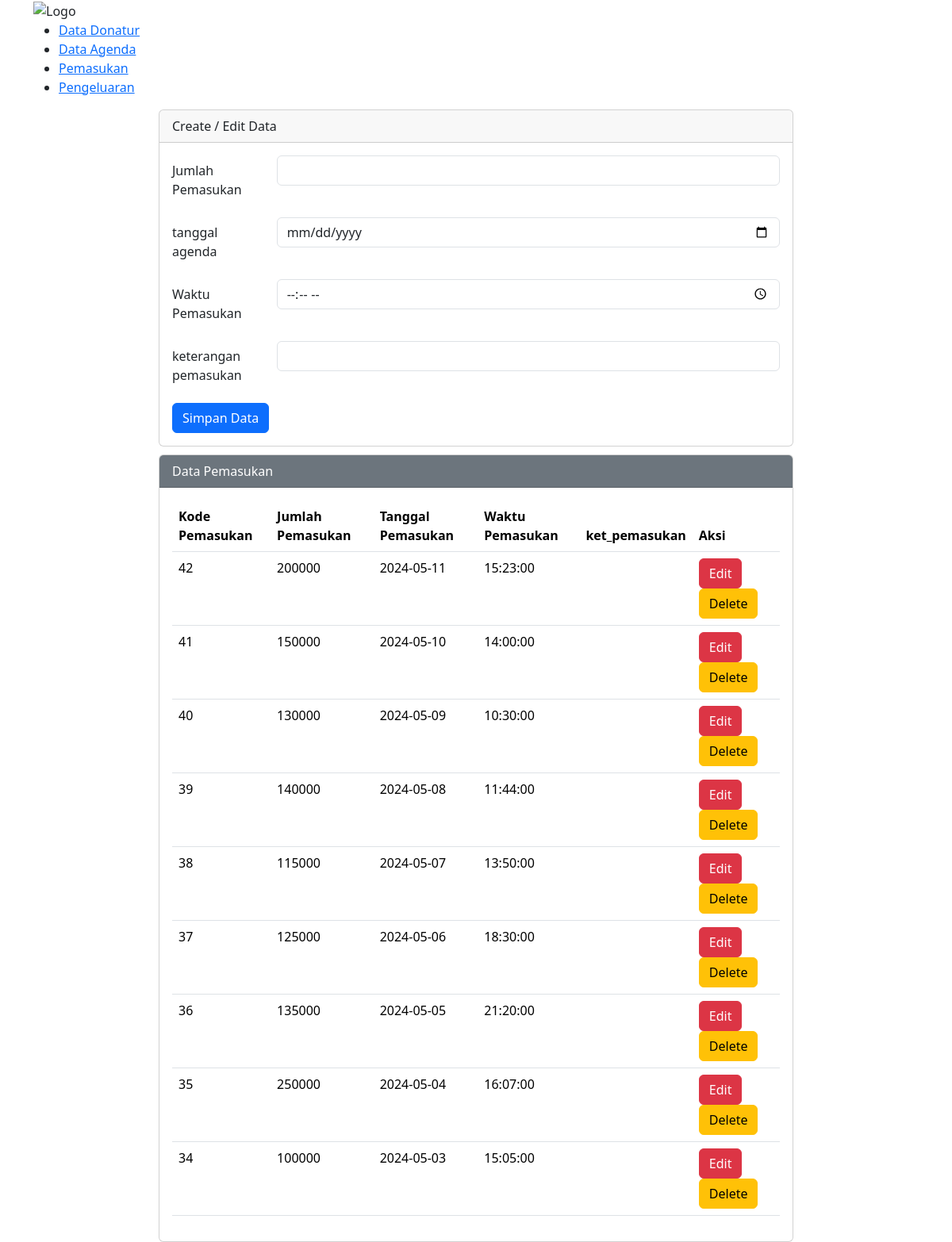
/pemasukan.php, run on the app's committed database.
### tables this page shows
CREATE TABLE `pemasukan` (
  `kode_pemasukan` int(4) NOT NULL,
  `jumlah_pemasukan` int(10) NOT NULL,
  `tanggal_pemasukan` date DEFAULT NULL,
  `waktu_pemasukan` time DEFAULT NULL,
  `ket_pemasukan` text DEFAULT NULL,
  `id_petugas` int(5) DEFAULT NULL
);

### pemasukan.php (the view, shortened to what this page needs)
<?php
include 'config.php';
$jumlah_pemasukan = "";
$waktu_pemasukan = "";
$tanggal_pemasukan = "";
$ket_pemasukan = "";
?>
<!DOCTYPE html>
<html lang="en">
<head>
    <link href="https://cdn.jsdelivr.net/npm/bootstrap@5.3.3/dist/css/bootstrap.min.css" rel="stylesheet"
>
</head>
<body>
    <nav>
        <div class="container">
            <img src="images/logo.png" alt="Logo" class="logo">
            <ul class="nav-links">
                <li><a href="DataDonatur.php">Data Donatur</a></li>
                <li><a href="DataAgenda.php">Data Agenda</a></li>
                <li><a href="Pemasukan.php">Pemasukan</a></li>
                <li><a href="pengeluaran.php">Pengeluaran</a></li>
            </ul>
        </div>
    </nav>
    <div class="mx-auto">
        <div class="card">
            <div class="card-header">
                Create / Edit Data
            </div>
            <div class="card-body">
                <form action="" method="POST">
                    <div class="mb-3 row">
                        <label for="jumlah_pemasukan" class="col-sm-2 col-form-label">Jumlah Pemasukan</label>
                        <div class="col-sm-10">
                            <input type="number" class="form-control" name="jumlah_pemasukan" id="jumlah_pemasukan"
                                value="<?php echo $jumlah_pemasukan ?>">
                        </div>
                    </div>
                    <div class="mb-3 row">
                        <label for="tanggal_pemasukan" class="col-sm-2 col-form-label">tanggal agenda</label>
                        <div class="col-sm-10">
                            <input type="date" class="form-control" name="tanggal_pemasukan" id="tanggal_pemasukan"
                                value="<?php echo $tanggal_pemasukan ?>">
                        </div>
                    </div>
                    <div class="mb-3 row">
                        <label for="waktu_pemasukan" class="col-sm-2 col-form-label">Waktu Pemasukan</label>
                        <div class="col-sm-10">
                            <input type="time" class="form-control" name="waktu_pemasukan" id="waktu_pemasukan"
                                value="<?php echo $waktu_pemasukan ?>">
                        </div>
                    </div>
                    <div class="mb-3 row">
                        <label for="ket_pemasukan" class="col-sm-2 col-form-label">keterangan pemasukan</label>
                        <div class="col-sm-10">
                            <input type="text" class="form-control" name="ket_pemasukan" id="ket_pemasukan"
                                value="<?php echo $ket_pemasukan ?>">
                        </div>
                    </div>
                    <div class="col-12">
                        <input type="submit" name="simpan" value="Simpan Data" class="btn btn-primary" />
                    </div>
                </form>
            </div>
        </div>
        <div class="card">
            <div class="card-header text-white bg-secondary">
                Data Pemasukan
            </div>
            <div class="card-body">
                <table class="table">
                    <thead>
                        <tr>
                            <th scope="col">Kode Pemasukan</th>
                            <th scope="col">Jumlah Pemasukan</th>
                            <th scope="col">Tanggal Pemasukan</th>
                            <th scope="col">Waktu Pemasukan</th>
                            <th scope="col">ket_pemasukan</th>
                            <th scope="col">Aksi</th>
                        </tr>
                    </thead>
                    <tbody>
                        <?php
                        $sql2 = "SELECT * FROM pemasukan ORDER BY kode_pemasukan DESC";
                        $q2 = mysqli_query($koneksi, $sql2);
                        while ($r2 = mysqli_fetch_array($q2)) {
                            $id = $r2['kode_pemasukan'];
                            $jumlah_pemasukan = $r2['jumlah_pemasukan'];
                            $tanggal_pemasukan = $r2['tanggal_pemasukan'];
                            $waktu_pemasukan = $r2['waktu_pemasukan'];
                            $ket_pemasukan = $r2['ket_pemasukan'];
                            ?>
                            <tr>
                                <td><?php echo $id ?></td>
                                <td><?php echo $jumlah_pemasukan ?></td>
                                <td><?php echo $tanggal_pemasukan ?></td>
                                <td><?php echo $waktu_pemasukan ?></td>
                                <td><?php echo $ket_pemasukan ?></td>
                                <td>
                                    <a href="Pemasukan.php?op=edit&id=<?php echo $id ?>"><button type="button"
                                            class="btn btn-danger">Edit</button></a>
                                    <a href="Pemasukan.php?op=delete&id=<?php echo $id ?>"
                                        onclick="return confirm('Apakah Anda yakin ingin menghapus data ini?')"><button
                                            type="button" class="btn btn-warning">Delete</button></a>
                                </td>
                            </tr>
                            <?php
                        }
                        ?>
                    </tbody>
                </table>
            </div>
        </div>
    </div>
</body>
</html>

### pemasukan.php (style rules this page uses)
.mx-auto { width: 800px }
.card { margin-top: 10px }

### data on the page
pemasukan: kode_pemasukan "42", jumlah_pemasukan "200000", tanggal_pemasukan "2024-05-11", waktu_pemasukan "15:23:00"
pemasukan: kode_pemasukan "41", jumlah_pemasukan "150000", tanggal_pemasukan "2024-05-10", waktu_pemasukan "14:00:00"
pemasukan: kode_pemasukan "40", jumlah_pemasukan "130000", tanggal_pemasukan "2024-05-09", waktu_pemasukan "10:30:00"
pemasukan: kode_pemasukan "39", jumlah_pemasukan "140000", tanggal_pemasukan "2024-05-08", waktu_pemasukan "11:44:00"
pemasukan: kode_pemasukan "38", jumlah_pemasukan "115000", tanggal_pemasukan "2024-05-07", waktu_pemasukan "13:50:00"
pemasukan: kode_pemasukan "37", jumlah_pemasukan "125000", tanggal_pemasukan "2024-05-06", waktu_pemasukan "18:30:00"
pemasukan: kode_pemasukan "36", jumlah_pemasukan "135000", tanggal_pemasukan "2024-05-05", waktu_pemasukan "21:20:00"
pemasukan: kode_pemasukan "35", jumlah_pemasukan "250000", tanggal_pemasukan "2024-05-04", waktu_pemasukan "16:07:00"
pemasukan: kode_pemasukan "34", jumlah_pemasukan "100000", tanggal_pemasukan "2024-05-03", waktu_pemasukan "15:05:00"
